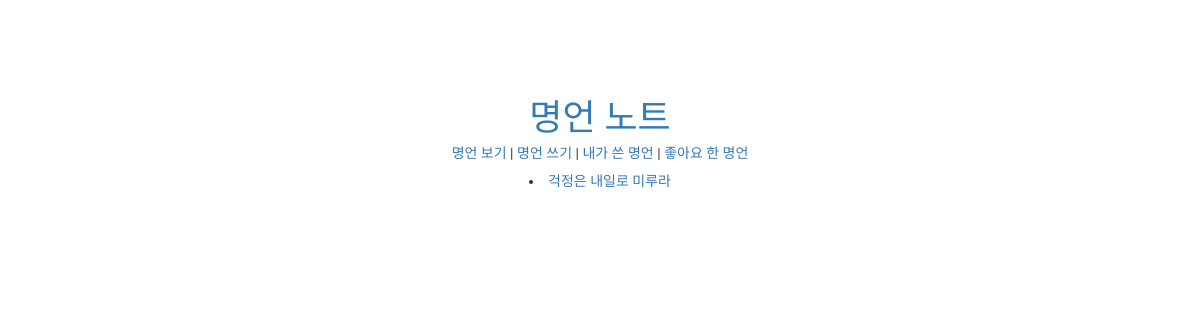
The page /post/me/ (signed in) on the database as committed earlier.
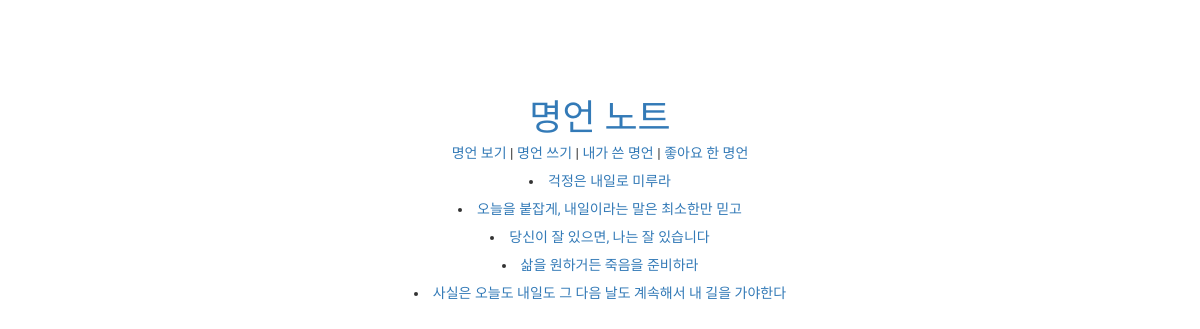
The same page on the database as committed later.
### wise_saying/models.py (models this page shows)
class Saying(models.Model):
    writer = models.ForeignKey(Member, on_delete = models.CASCADE)
    contents = models.CharField(max_length = 45)

### wise_saying/views.py (the view)
# urls.py: url(r'^post/me/$', views.post_me, name='post_me'), # 나의 명언 보기
def post_me(request): # 내가 작성한 명언
    if not request.session.has_key('member_id'):
        return redirect('/login')
    member = Member.objects.get(member_id=request.session['member_id'])
    saying_list = Saying.objects.filter(writer=member)
    print(saying_list)
    return render(request, 'wise_saying/post_me.html', {'saying_list': saying_list})

### wise_saying/templates/wise_saying/post_me.html
{% extends 'wise_saying/base.html' %}
{% block content %}
    {% for saying in saying_list %}
        <br>
        <li><a href="{% url 'post_detail' pk=saying.id %}">{{ saying.contents }}</a></li>
    {% endfor %}
{% endblock %}

### wise_saying/templates/wise_saying/base.html (shortened to what this page needs)
{% load staticfiles %}
<html>
  <head>
    <link rel="stylesheet" href="//maxcdn.bootstrapcdn.com/bootstrap/3.2.0/css/bootstrap.min.css">
    <link rel="stylesheet" href="//maxcdn.bootstrapcdn.com/bootstrap/3.2.0/css/bootstrap-theme.min.css">
    <link rel="stylesheet" href="{% static 'css/wise_saying.css' %}">
  </head>
  <body>
    <div>
      <h1 align='center'><a href="/">명언 노트</a></h1>
      <div align='center'>
        <a href='/post/random'> 명언 보기 </a>|<a href='/post/new'> 명언 쓰기 </a>|<a href='/post/me'> 내가 쓴 명언 </a>|<a href='/post/like'> 좋아요 한 명언 </a>
      </div>
    </div>
    <div>
      {% block content %}
      {% endblock %}
    </div>
</body>
</html>

### wise_saying/static/css/wise_saying.css (style rules this page uses)
* { margin:0; padding:0; font-size:100%; line-height:1; }
body { font-family:'Song Myung', serif; text-align:center; color:#333; padding-top:80px; }

Rows that differ between the two databases and show on the page:
added Saying: contents "오늘을 붙잡게, 내일이라는 말은 최소한만 믿고"
added Saying: contents "당신이 잘 있으면, 나는 잘 있습니다"
added Saying: contents "삶을 원하거든 죽음을 준비하라"
added Saying: contents "사실은 오늘도 내일도 그 다음 날도 계속해서 내 길을 가야한다"
